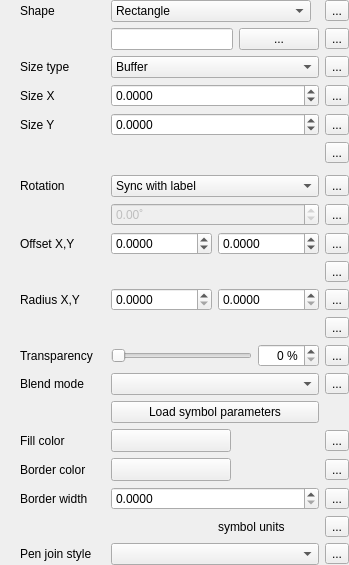
                         <widget class="QFrame" name="mShapeFrame">
                          <property name="frameShape">
                           <enum>QFrame::NoFrame</enum>
                          </property>
                          <layout class="QGridLayout" name="gridLayout_29">
                           <property name="leftMargin">
                            <number>20</number>
                           </property>
                           <property name="topMargin">
                            <number>0</number>
                           </property>
                           <property name="rightMargin">
                            <number>0</number>
                           </property>
                           <property name="bottomMargin">
                            <number>0</number>
                           </property>
                           <item row="12" column="0">
                            <widget class="QLabel" name="mShapeRadiusLabel">
                             <property name="text">
                              <string>Radius X,Y</string>
                             </property>
                            </widget>
                           </item>
                           <item row="12" column="1">
                            <layout class="QHBoxLayout" name="horizontalLayout_2">
                             <item>
                              <widget class="QDoubleSpinBox" name="mShapeRadiusXDbSpnBx">
                               <property name="sizePolicy">
                                <sizepolicy hsizetype="Preferred" vsizetype="Fixed">
                                 <horstretch>0</horstretch>
                                 <verstretch>0</verstretch>
                                </sizepolicy>
                               </property>
                               <property name="decimals">
                                <number>4</number>
                               </property>
                               <property name="maximum">
                                <double>999999999.990000009536743</double>
                               </property>
                              </widget>
                             </item>
                             <item>
                              <widget class="QDoubleSpinBox" name="mShapeRadiusYDbSpnBx">
                               <property name="sizePolicy">
                                <sizepolicy hsizetype="Preferred" vsizetype="Fixed">
                                 <horstretch>0</horstretch>
                                 <verstretch>0</verstretch>
                                </sizepolicy>
                               </property>
                               <property name="decimals">
                                <number>4</number>
                               </property>
                               <property name="maximum">
                                <double>999999999.990000009536743</double>
                               </property>
                              </widget>
                             </item>
                            </layout>
                           </item>
                           <item row="7" column="0">
                            <widget class="QLabel" name="label_23">
                             <property name="text">
                              <string>Rotation</string>
                             </property>
                            </widget>
                           </item>
                           <item row="17" column="2">
                            <widget class="QgsDataDefinedButton" name="mShapeFillColorDDBtn">
                             <property name="text">
                              <string>...</string>
                             </property>
                            </widget>
                           </item>
                           <item row="18" column="1">
                            <widget class="QgsColorButtonV2" name="mShapeBorderColorBtn">
                             <property name="sizePolicy">
                              <sizepolicy hsizetype="Fixed" vsizetype="Fixed">
                               <horstretch>0</horstretch>
                               <verstretch>0</verstretch>
                              </sizepolicy>
                             </property>
                             <property name="minimumSize">
                              <size>
                               <width>120</width>
                               <height>0</height>
                              </size>
                             </property>
                             <property name="maximumSize">
                              <size>
                               <width>120</width>
                               <height>16777215</height>
                              </size>
                             </property>
                            </widget>
                           </item>
                           <item row="5" column="2">
                            <widget class="QgsDataDefinedButton" name="mShapeSizeUnitsDDBtn">
                             <property name="text">
                              <string>...</string>
                             </property>
                            </widget>
                           </item>
                           <item row="19" column="2">
                            <widget class="QgsDataDefinedButton" name="mShapeBorderWidthDDBtn">
                             <property name="text">
                              <string>...</string>
                             </property>
                            </widget>
                           </item>
                           <item row="18" column="2">
                            <widget class="QgsDataDefinedButton" name="mShapeBorderColorDDBtn">
                             <property name="text">
                              <string>...</string>
                             </property>
                            </widget>
                           </item>
                           <item row="19" column="1">
                            <widget class="QDoubleSpinBox" name="mShapeBorderWidthSpnBx">
                             <property name="decimals">
                              <number>4</number>
                             </property>
                             <property name="minimum">
                              <double>0.000000000000000</double>
                             </property>
                             <property name="maximum">
                              <double>9999999.000000000000000</double>
                             </property>
                            </widget>
                           </item>
                           <item row="15" column="2">
                            <widget class="QgsDataDefinedButton" name="mShapeBlendModeDDBtn">
                             <property name="text">
                              <string>...</string>
                             </property>
                            </widget>
                           </item>
                           <item row="6" column="1" colspan="2">
                            <widget class="QFrame" name="mShapeRotationFrame">
                             <layout class="QHBoxLayout" name="horizontalLayout_36">
                              <property name="margin">
                               <number>0</number>
                              </property>
                             </layout>
                            </widget>
                           </item>
                           <item row="3" column="0">
                            <widget class="QLabel" name="mShapeSizeXLabel">
                             <property name="text">
                              <string>Size X</string>
                             </property>
                            </widget>
                           </item>
                           <item row="2" column="0">
                            <widget class="QLabel" name="label_8">
                             <property name="text">
                              <string>Size type</string>
                             </property>
                            </widget>
                           </item>
                           <item row="0" column="0">
                            <widget class="QLabel" name="label_22">
                             <property name="text">
                              <string>Shape</string>
                             </property>
                            </widget>
                           </item>
                           <item row="4" column="0">
                            <widget class="QLabel" name="mShapeSizeYLabel">
                             <property name="text">
                              <string>Size Y</string>
                             </property>
                            </widget>
                           </item>
                           <item row="21" column="2">
                            <widget class="QgsDataDefinedButton" name="mShapePenStyleDDBtn">
                             <property name="text">
                              <string>...</string>
                             </property>
                            </widget>
                           </item>
                           <item row="14" column="0">
                            <widget class="QLabel" name="mShapeTranspLabel">
                             <property name="enabled">
                              <bool>true</bool>
                             </property>
                             <property name="text">
                              <string>Transparency</string>
                             </property>
                            </widget>
                           </item>
                           <item row="14" column="1">
                            <layout class="QHBoxLayout" name="horizontalLayout_38">
                             <item>
                              <widget class="QSlider" name="mShapeTranspSlider">
                               <property name="enabled">
                                <bool>true</bool>
                               </property>
                               <property name="sizePolicy">
                                <sizepolicy hsizetype="Expanding" vsizetype="Fixed">
                                 <horstretch>0</horstretch>
                                 <verstretch>0</verstretch>
                                </sizepolicy>
                               </property>
                               <property name="minimumSize">
                                <size>
                                 <width>50</width>
                                 <height>0</height>
                                </size>
                               </property>
                               <property name="maximum">
                                <number>100</number>
                               </property>
                               <property name="orientation">
                                <enum>Qt::Horizontal</enum>
                               </property>
                              </widget>
                             </item>
                             <item>
                              <widget class="QSpinBox" name="mShapeTranspSpinBox">
                               <property name="enabled">
                                <bool>true</bool>
                               </property>
                               <property name="alignment">
                                <set>Qt::AlignRight|Qt::AlignTrailing|Qt::AlignVCenter</set>
                               </property>
                               <property name="suffix">
                                <string> %</string>
                               </property>
                               <property name="maximum">
                                <number>100</number>
                               </property>
                              </widget>
                             </item>
                            </layout>
                           </item>
                           <item row="13" column="2">
                            <widget class="QgsDataDefinedButton" name="mShapeRadiusUnitsDDBtn">
                             <property name="text">
                              <string>...</string>
                             </property>
                            </widget>
                           </item>
                           <item row="15" column="1">
                            <widget class="QgsBlendModeComboBox" name="mShapeBlendCmbBx">
                             <property name="minimumSize">
                              <size>
                               <width>150</width>
                               <height>0</height>
                              </size>
                             </property>
                            </widget>
                           </item>
                           <item row="0" column="2">
                            <widget class="QgsDataDefinedButton" name="mShapeTypeDDBtn">
                             <property name="text">
                              <string>...</string>
                             </property>
                            </widget>
                           </item>
                           <item row="8" column="1">
                            <widget class="QDoubleSpinBox" name="mShapeRotationDblSpnBx">
                             <property name="enabled">
                              <bool>false</bool>
                             </property>
                             <property name="suffix">
                              <string notr="true">˚</string>
                             </property>
                             <property name="minimum">
                              <double>-180.000000000000000</double>
                             </property>
                             <property name="maximum">
                              <double>180.000000000000000</double>
                             </property>
                            </widget>
                           </item>
                           <item row="21" column="0">
                            <widget class="QLabel" name="mShapePenStyleLabel">
                             <property name="sizePolicy">
                              <sizepolicy hsizetype="Maximum" vsizetype="Preferred">
                               <horstretch>0</horstretch>
                               <verstretch>0</verstretch>
                              </sizepolicy>
                             </property>
                             <property name="text">
                              <string>Pen join style</string>
                             </property>
                            </widget>
                           </item>
                           <item row="17" column="0">
                            <widget class="QLabel" name="mShapeFillColorLabel">
                             <property name="sizePolicy">
                              <sizepolicy hsizetype="Maximum" vsizetype="Preferred">
                               <horstretch>0</horstretch>
                               <verstretch>0</verstretch>
                              </sizepolicy>
                             </property>
                             <property name="minimumSize">
                              <size>
                               <width>85</width>
                               <height>0</height>
                              </size>
                             </property>
                             <property name="text">
                              <string>Fill color</string>
                             </property>
                            </widget>
                           </item>
                           <item row="11" column="2">
                            <widget class="QgsDataDefinedButton" name="mShapeOffsetUnitsDDBtn">
                             <property name="text">
                              <string>...</string>
                             </property>
                            </widget>
                           </item>
                           <item row="18" column="0">
                            <widget class="QLabel" name="mShapeBorderColorLabel">
                             <property name="sizePolicy">
                              <sizepolicy hsizetype="Maximum" vsizetype="Preferred">
                               <horstretch>0</horstretch>
                               <verstretch>0</verstretch>
                              </sizepolicy>
                             </property>
                             <property name="text">
                              <string>Border color</string>
                             </property>
                            </widget>
                           </item>
                           <item row="4" column="2">
                            <widget class="QgsDataDefinedButton" name="mShapeSizeYDDBtn">
                             <property name="text">
                              <string>...</string>
                             </property>
                            </widget>
                           </item>
                           <item row="2" column="1">
                            <widget class="QComboBox" name="mShapeSizeCmbBx">
                             <item>
                              <property name="text">
                               <string>Buffer</string>
                              </property>
                             </item>
                             <item>
                              <property name="text">
                               <string>Fixed</string>
                              </property>
                             </item>
                            </widget>
                           </item>
                           <item row="3" column="1">
                            <widget class="QDoubleSpinBox" name="mShapeSizeXSpnBx">
                             <property name="frame">
                              <bool>true</bool>
                             </property>
                             <property name="suffix">
                              <string/>
                             </property>
                             <property name="decimals">
                              <number>4</number>
                             </property>
                             <property name="minimum">
                              <double>-9999999.000000000000000</double>
                             </property>
                             <property name="maximum">
                              <double>9999999.000000000000000</double>
                             </property>
                            </widget>
                           </item>
                           <item row="3" column="2">
                            <widget class="QgsDataDefinedButton" name="mShapeSizeXDDBtn">
                             <property name="text">
                              <string>...</string>
                             </property>
                            </widget>
                           </item>
                           <item row="16" column="1">
                            <widget class="QPushButton" name="mShapeSVGParamsBtn">
                             <property name="text">
                              <string>Load symbol parameters</string>
                             </property>
                            </widget>
                           </item>
                           <item row="19" column="0">
                            <widget class="QLabel" name="mShapeBorderWidthLabel">
                             <property name="text">
                              <string>Border width</string>
                             </property>
                            </widget>
                           </item>
                           <item row="2" column="2">
                            <widget class="QgsDataDefinedButton" name="mShapeSizeTypeDDBtn">
                             <property name="text">
                              <string>...</string>
                             </property>
                            </widget>
                           </item>
                           <item row="4" column="1">
                            <widget class="QDoubleSpinBox" name="mShapeSizeYSpnBx">
                             <property name="suffix">
                              <string/>
                             </property>
                             <property name="decimals">
                              <number>4</number>
                             </property>
                             <property name="minimum">
                              <double>-9999999.000000000000000</double>
                             </property>
                             <property name="maximum">
                              <double>9999999.000000000000000</double>
                             </property>
                            </widget>
                           </item>
                           <item row="15" column="0">
                            <widget class="QLabel" name="label_18">
                             <property name="sizePolicy">
                              <sizepolicy hsizetype="Maximum" vsizetype="Preferred">
                               <horstretch>0</horstretch>
                               <verstretch>0</verstretch>
                              </sizepolicy>
                             </property>
                             <property name="text">
                              <string>Blend mode</string>
                             </property>
                            </widget>
                           </item>
                           <item row="7" column="1">
                            <widget class="QComboBox" name="mShapeRotationCmbBx">
                             <item>
                              <property name="text">
                               <string>Sync with label</string>
                              </property>
                             </item>
                             <item>
                              <property name="text">
                               <string>Offset of label</string>
                              </property>
                             </item>
                             <item>
                              <property name="text">
                               <string>Fixed</string>
                              </property>
                             </item>
                            </widget>
                           </item>
                           <item row="7" column="2">
                            <widget class="QgsDataDefinedButton" name="mShapeRotationTypeDDBtn">
                             <property name="text">
                              <string>...</string>
                             </property>
                            </widget>
                           </item>
                           <item row="1" column="1" colspan="2">
                            <widget class="QFrame" name="mShapeSVGPathFrame">
                             <layout class="QHBoxLayout" name="horizontalLayout_26">
                              <property name="margin">
                               <number>0</number>
                              </property>
                              <item>
                               <widget class="QLineEdit" name="mShapeSVGPathLineEdit">
                                <property name="alignment">
                                 <set>Qt::AlignRight|Qt::AlignTrailing|Qt::AlignVCenter</set>
                                </property>
                               </widget>
                              </item>
                              <item>
                               <widget class="QPushButton" name="mShapeSVGSelectorBtn">
                                <property name="text">
                                 <string>...</string>
                                </property>
                               </widget>
                              </item>
                              <item>
                               <widget class="QgsDataDefinedButton" name="mShapeSVGPathDDBtn">
                                <property name="text">
                                 <string>...</string>
                                </property>
                               </widget>
                              </item>
                             </layout>
                            </widget>
                           </item>
                           <item row="14" column="2">
                            <widget class="QgsDataDefinedButton" name="mShapeTranspDDBtn">
                             <property name="text">
                              <string>...</string>
                             </property>
                            </widget>
                           </item>
                           <item row="21" column="1">
                            <widget class="QgsPenJoinStyleComboBox" name="mShapePenStyleCmbBx"/>
                           </item>
                           <item row="17" column="1">
                            <widget class="QgsColorButtonV2" name="mShapeFillColorBtn">
                             <property name="sizePolicy">
                              <sizepolicy hsizetype="Fixed" vsizetype="Fixed">
                               <horstretch>0</horstretch>
                               <verstretch>0</verstretch>
                              </sizepolicy>
                             </property>
                             <property name="minimumSize">
                              <size>
                               <width>120</width>
                               <height>0</height>
                              </size>
                             </property>
                             <property name="maximumSize">
                              <size>
                               <width>120</width>
                               <height>16777215</height>
                              </size>
                             </property>
                            </widget>
                           </item>
                           <item row="20" column="1">
                            <layout class="QHBoxLayout" name="horizontalLayout_43">
                             <item>
                              <widget class="QgsUnitSelectionWidget" name="mShapeBorderWidthUnitWidget" native="true"/>
                             </item>
                             <item>
                              <widget class="QLabel" name="mShapeSVGUnitsLabel">
                               <property name="text">
                                <string>symbol units</string>
                               </property>
                              </widget>
                             </item>
                            </layout>
                           </item>
                           <item row="20" column="2">
                            <widget class="QgsDataDefinedButton" name="mShapeBorderUnitsDDBtn">
                             <property name="text">
                              <string>...</string>
                             </property>
                            </widget>
                           </item>
                           <item row="8" column="2">
                            <widget class="QgsDataDefinedButton" name="mShapeRotationDDBtn">
                             <property name="text">
                              <string>...</string>
                             </property>
                            </widget>
                           </item>
                           <item row="0" column="1">
                            <layout class="QHBoxLayout" name="horizontalLayout_42">
                             <item>
                              <widget class="QComboBox" name="mShapeTypeCmbBx">
                               <property name="minimumSize">
                                <size>
                                 <width>200</width>
                                 <height>0</height>
                                </size>
                               </property>
                               <item>
                                <property name="text">
                                 <string>Rectangle</string>
                                </property>
                               </item>
                               <item>
                                <property name="text">
                                 <string>Square</string>
                                </property>
                               </item>
                               <item>
                                <property name="text">
                                 <string>Ellipse</string>
                                </property>
                               </item>
                               <item>
                                <property name="text">
                                 <string>Circle</string>
                                </property>
                               </item>
                               <item>
                                <property name="text">
                                 <string>SVG</string>
                                </property>
                               </item>
                              </widget>
                             </item>
                             <item>
                              <spacer name="horizontalSpacer_28">
                               <property name="orientation">
                                <enum>Qt::Horizontal</enum>
                               </property>
                               <property name="sizeHint" stdset="0">
                                <size>
                                 <width>0</width>
                                 <height>20</height>
                                </size>
                               </property>
                              </spacer>
                             </item>
                            </layout>
                           </item>
                           <item row="12" column="2">
                            <widget class="QgsDataDefinedButton" name="mShapeRadiusDDBtn">
                             <property name="text">
                              <string>...</string>
                             </property>
                            </widget>
                           </item>
                           <item row="9" column="0">
                            <widget class="QLabel" name="label_21">
                             <property name="text">
                              <string>Offset X,Y</string>
                             </property>
                            </widget>
                           </item>
                           <item row="9" column="1">
                            <layout class="QHBoxLayout" name="horizontalLayout_7">
                             <item>
                              <widget class="QDoubleSpinBox" name="mShapeOffsetXSpnBx">
                               <property name="sizePolicy">
                                <sizepolicy hsizetype="Preferred" vsizetype="Fixed">
                                 <horstretch>0</horstretch>
                                 <verstretch>0</verstretch>
                                </sizepolicy>
                               </property>
                               <property name="suffix">
                                <string/>
                               </property>
                               <property name="decimals">
                                <number>4</number>
                               </property>
                               <property name="minimum">
                                <double>-9999999.000000000000000</double>
                               </property>
                               <property name="maximum">
                                <double>9999999.000000000000000</double>
                               </property>
                              </widget>
                             </item>
                             <item>
                              <widget class="QDoubleSpinBox" name="mShapeOffsetYSpnBx">
                               <property name="sizePolicy">
                                <sizepolicy hsizetype="Preferred" vsizetype="Fixed">
                                 <horstretch>0</horstretch>
                                 <verstretch>0</verstretch>
                                </sizepolicy>
                               </property>
                               <property name="suffix">
                                <string/>
                               </property>
                               <property name="decimals">
                                <number>4</number>
                               </property>
                               <property name="minimum">
                                <double>-9999999.000000000000000</double>
                               </property>
                               <property name="maximum">
                                <double>9999999.000000000000000</double>
                               </property>
                              </widget>
                             </item>
                            </layout>
                           </item>
                           <item row="9" column="2">
                            <widget class="QgsDataDefinedButton" name="mShapeOffsetDDBtn">
                             <property name="text">
                              <string>...</string>
                             </property>
                            </widget>
                           </item>
                           <item row="5" column="1">
                            <widget class="QgsUnitSelectionWidget" name="mShapeSizeUnitWidget" native="true"/>
                           </item>
                           <item row="11" column="1">
                            <widget class="QgsUnitSelectionWidget" name="mShapeOffsetUnitWidget" native="true"/>
                           </item>
                           <item row="13" column="1">
                            <widget class="QgsUnitSelectionWidget" name="mShapeRadiusUnitWidget" native="true"/>
                           </item>
                          </layout>
                         </widget>
